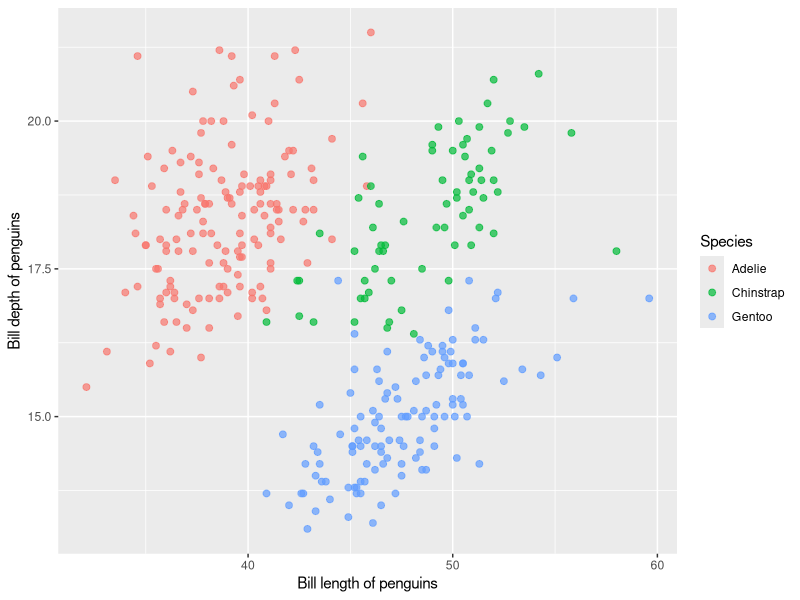

Recreate this plot in R.
library(tidyverse)
library(palmerpenguins)
pgs <- penguins %>% drop_na
pgs %>% 
  ggplot() +
  geom_point(aes(x = bill_length_mm, y = bill_depth_mm, color = species),
             size = 2, alpha = 0.7) +
  labs(x = "Bill length of penguins",
       y = "Bill depth of penguins",
       color = "Species")
